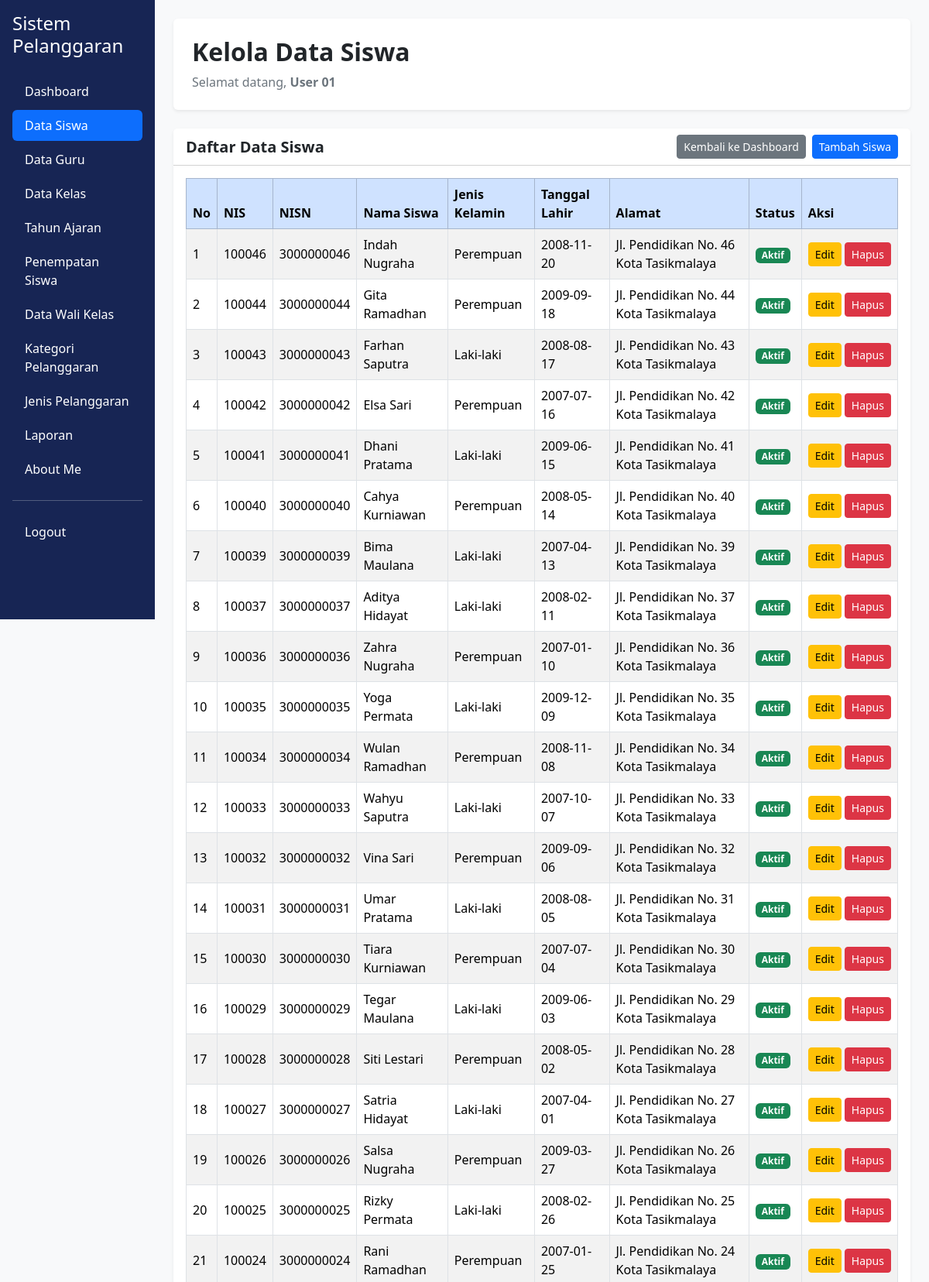
The page /data_siswa.php (signed in, upper part) on the database its author committed.
### tables this page shows
CREATE TABLE `t_siswa` (
  `id` int(11) NOT NULL,
  `nis` varchar(30) NOT NULL,
  `nisn` varchar(20) NOT NULL,
  `nama` varchar(150) NOT NULL,
  `jenis_kelamin` char(1) NOT NULL,
  `tanggal_lahir` date NOT NULL,
  `alamat` text NOT NULL,
  `status_aktif` tinyint(1) NOT NULL,
  `created_at` timestamp NOT NULL DEFAULT current_timestamp(),
  `updated_at` timestamp NULL DEFAULT current_timestamp()
);

### data_siswa.php (the view, shortened to what this page needs)
<?php
include 'config/koneksi.php';
$name = $_SESSION['name'];
$query = mysqli_query(
    $koneksi,
    "SELECT * FROM t_siswa
     WHERE status_aktif = 1
     ORDER BY id DESC"
);
?>
<!DOCTYPE html>
<html lang="id">
<head>
    <link href="https://cdn.jsdelivr.net/npm/bootstrap@5.3.8/dist/css/bootstrap.min.css"
          rel="stylesheet">
    <link rel="stylesheet" href="https://cdn.datatables.net/3.1.4/css/dataTables.dataTables.min.css">
</head>
<body class="bg-light">
<div class="container-fluid">
    <div class="row">
        <div class="col-md-3 col-lg-2 position-fixed top-0 start-0 vh-100 p-3 overflow-auto"
             style="background-color: #172554;">
            <h4 class="text-white mb-4">Sistem Pelanggaran</h4>
            <ul class="nav nav-pills flex-column gap-1">
                <li class="nav-item">
                    <a href="dashboard.php" class="nav-link text-white">
                        Dashboard
                    </a>
                </li>
                <li class="nav-item">
                    <a href="data_siswa.php" class="nav-link active">
                        Data Siswa
                    </a>
                </li>
                <li class="nav-item">
                    <a href="data_guru.php" class="nav-link text-white">
                        Data Guru
                    </a>
                </li>
                <li class="nav-item">
                    <a href="data_kelas.php" class="nav-link text-white">
                        Data Kelas
                    </a>
                </li>
                <li class="nav-item">
                    <a href="data_tahun_ajaran.php" class="nav-link text-white">
                        Tahun Ajaran
                    </a>
                </li>
                <li class="nav-item">
                    <a href="data_penempatan_siswa.php" class="nav-link text-white">
                        Penempatan Siswa
                    </a>
                </li>
                <li class="nav-item">
                    <a href="data_wali_kelas.php" class="nav-link text-white">
                        Data Wali Kelas
                    </a>
                </li>
                <li class="nav-item">
                    <a href="data_kategori_pelanggaran.php" class="nav-link text-white">
                        Kategori Pelanggaran
                    </a>
                </li>
                <li class="nav-item">
                    <a href="data_jenis_pelanggaran.php" class="nav-link text-white">
                        Jenis Pelanggaran
                    </a>
                </li>
                <li class="nav-item">
                    <a href="laporan.php" class="nav-link text-white">
                        Laporan
                    </a>
                </li>
                <li class="nav-item">
                    <a href="about_me.php" class="nav-link text-white">
                        About Me
                    </a>
                </li>
                <hr class="border-white">
                <li class="nav-item">
                    <a href="logout.php" class="nav-link text-white">
                        Logout
                    </a>
                </li>
            </ul>
        </div>
        <main class="col-md-9 col-lg-10 offset-md-3 offset-lg-2 p-4">
            <div class="bg-white rounded shadow-sm p-4 mb-4">
                <h2 class="fw-bold">Kelola Data Siswa</h2>
                <p class="text-secondary mb-0">
                    Selamat datang,
                    <b><?= htmlspecialchars($name); ?></b>
                </p>
            </div>
            <div class="card shadow-sm border-0">
                <div class="card-header bg-white">
                    <div class="d-flex justify-content-between align-items-center flex-wrap gap-2">
                        <h5 class="mb-0 fw-bold">Daftar Data Siswa</h5>
                        <div class="d-flex gap-2">
                            <a href="dashboard.php" class="btn btn-secondary btn-sm">
                                Kembali ke Dashboard
                            </a>
                            <a href="tambah_siswa.php" class="btn btn-primary btn-sm">
                                Tambah Siswa
                            </a>
                        </div>
                    </div>
                </div>
                <div class="card-body">
                    <div class="table-responsive">
                        <table id="tabelSiswa" class="table table-bordered table-striped table-hover align-middle">
                            <thead class="table-primary">
                                <tr>
                                    <th>No</th>
                                    <th>NIS</th>
                                    <th>NISN</th>
                                    <th>Nama Siswa</th>
                                    <th>Jenis Kelamin</th>
                                    <th>Tanggal Lahir</th>
                                    <th>Alamat</th>
                                    <th>Status</th>
                                    <th>Aksi</th>
                                </tr>
                            </thead>
                            <tbody>
                                <?php
                                $no = 1;
                                if ($query && mysqli_num_rows($query) > 0) {
                                    while ($data = mysqli_fetch_assoc($query)) {
                                ?>
                                <tr>
                                    <td><?= $no++; ?></td>
                                    <td>
                                        <?= htmlspecialchars($data['nis'] ?? '-'); ?>
                                    </td>
                                    <td>
                                        <?= htmlspecialchars($data['nisn'] ?? '-'); ?>
                                    </td>
                                    <td>
                                        <?= htmlspecialchars($data['nama'] ?? '-'); ?>
                                    </td>
                                    <td>
                                        <?php
                                        if (($data['jenis_kelamin'] ?? '') == 'L') {
                                            echo 'Laki-laki';
                                        } elseif (($data['jenis_kelamin'] ?? '') == 'P') {
                                            echo 'Perempuan';
                                        } else {
                                            echo htmlspecialchars($data['jenis_kelamin'] ?? '-');
                                        }
                                        ?>
                                    </td>
                                    <td>
                                        <?= htmlspecialchars($data['tanggal_lahir'] ?? '-'); ?>
                                    </td>
                                    <td>
                                        <?= htmlspecialchars($data['alamat'] ?? '-'); ?>
                                    </td>
                                    <td>
                                        <?php if (($data['status_aktif'] ?? 0) == 1) { ?>
                                            <span class="badge bg-success">Aktif</span>
                                        <?php } else { ?>
                                            <span class="badge bg-secondary">Tidak Aktif</span>
                                        <?php } ?>
                                    </td>
                                    <td>
                                        <div class="d-flex gap-1">
                                            <a href="edit_siswa.php?id=<?= urlencode($data['id']); ?>"
                                               class="btn btn-warning btn-sm">
                                                Edit
                                            </a>
                                            <a href="hapus_siswa.php?id=<?= urlencode($data['id']); ?>"
                                               class="btn btn-danger btn-sm"
                                               onclick="return confirm('Yakin ingin menghapus data siswa ini?')">
                                                Hapus
                                            </a>
                                        </div>
                                    </td>
                                </tr>
                                <?php
                                    }
                                } ?>
                            </tbody>
                        </table>
                    </div>
                </div>
            </div>
        </main>
    </div>
</div>
</body>
</html>

### rows shown on the page
t_siswa: nis "100046", nisn "3000000046", nama "Indah Nugraha", jenis_kelamin "Perempuan", tanggal_lahir "2008-11-20", alamat "Jl. Pendidikan No. 46 Kota Tasikmalaya", status_aktif "Aktif"
t_siswa: nis "100044", nisn "3000000044", nama "Gita Ramadhan", jenis_kelamin "Perempuan", tanggal_lahir "2009-09-18", alamat "Jl. Pendidikan No. 44 Kota Tasikmalaya", status_aktif "Aktif"
t_siswa: nis "100043", nisn "3000000043", nama "Farhan Saputra", jenis_kelamin "Laki-laki", tanggal_lahir "2008-08-17", alamat "Jl. Pendidikan No. 43 Kota Tasikmalaya", status_aktif "Aktif"
t_siswa: nis "100042", nisn "3000000042", nama "Elsa Sari", jenis_kelamin "Perempuan", tanggal_lahir "2007-07-16", alamat "Jl. Pendidikan No. 42 Kota Tasikmalaya", status_aktif "Aktif"
t_siswa: nis "100041", nisn "3000000041", nama "Dhani Pratama", jenis_kelamin "Laki-laki", tanggal_lahir "2009-06-15", alamat "Jl. Pendidikan No. 41 Kota Tasikmalaya", status_aktif "Aktif"
t_siswa: nis "100040", nisn "3000000040", nama "Cahya Kurniawan", jenis_kelamin "Perempuan", tanggal_lahir "2008-05-14", alamat "Jl. Pendidikan No. 40 Kota Tasikmalaya", status_aktif "Aktif"
t_siswa: nis "100039", nisn "3000000039", nama "Bima Maulana", jenis_kelamin "Laki-laki", tanggal_lahir "2007-04-13", alamat "Jl. Pendidikan No. 39 Kota Tasikmalaya", status_aktif "Aktif"
t_siswa: nis "100037", nisn "3000000037", nama "Aditya Hidayat", jenis_kelamin "Laki-laki", tanggal_lahir "2008-02-11", alamat "Jl. Pendidikan No. 37 Kota Tasikmalaya", status_aktif "Aktif"
t_siswa: nis "100036", nisn "3000000036", nama "Zahra Nugraha", jenis_kelamin "Perempuan", tanggal_lahir "2007-01-10", alamat "Jl. Pendidikan No. 36 Kota Tasikmalaya", status_aktif "Aktif"
t_siswa: nis "100035", nisn "3000000035", nama "Yoga Permata", jenis_kelamin "Laki-laki", tanggal_lahir "2009-12-09", alamat "Jl. Pendidikan No. 35 Kota Tasikmalaya", status_aktif "Aktif"
t_siswa: nis "100034", nisn "3000000034", nama "Wulan Ramadhan", jenis_kelamin "Perempuan", tanggal_lahir "2008-11-08", alamat "Jl. Pendidikan No. 34 Kota Tasikmalaya", status_aktif "Aktif"
t_siswa: nis "100033", nisn "3000000033", nama "Wahyu Saputra", jenis_kelamin "Laki-laki", tanggal_lahir "2007-10-07", alamat "Jl. Pendidikan No. 33 Kota Tasikmalaya", status_aktif "Aktif"
t_siswa: nis "100032", nisn "3000000032", nama "Vina Sari", jenis_kelamin "Perempuan", tanggal_lahir "2009-09-06", alamat "Jl. Pendidikan No. 32 Kota Tasikmalaya", status_aktif "Aktif"
t_siswa: nis "100031", nisn "3000000031", nama "Umar Pratama", jenis_kelamin "Laki-laki", tanggal_lahir "2008-08-05", alamat "Jl. Pendidikan No. 31 Kota Tasikmalaya", status_aktif "Aktif"
t_siswa: nis "100030", nisn "3000000030", nama "Tiara Kurniawan", jenis_kelamin "Perempuan", tanggal_lahir "2007-07-04", alamat "Jl. Pendidikan No. 30 Kota Tasikmalaya", status_aktif "Aktif"
t_siswa: nis "100029", nisn "3000000029", nama "Tegar Maulana", jenis_kelamin "Laki-laki", tanggal_lahir "2009-06-03", alamat "Jl. Pendidikan No. 29 Kota Tasikmalaya", status_aktif "Aktif"
t_siswa: nis "100028", nisn "3000000028", nama "Siti Lestari", jenis_kelamin "Perempuan", tanggal_lahir "2008-05-02", alamat "Jl. Pendidikan No. 28 Kota Tasikmalaya", status_aktif "Aktif"
t_siswa: nis "100027", nisn "3000000027", nama "Satria Hidayat", jenis_kelamin "Laki-laki", tanggal_lahir "2007-04-01", alamat "Jl. Pendidikan No. 27 Kota Tasikmalaya", status_aktif "Aktif"
t_siswa: nis "100026", nisn "3000000026", nama "Salsa Nugraha", jenis_kelamin "Perempuan", tanggal_lahir "2009-03-27", alamat "Jl. Pendidikan No. 26 Kota Tasikmalaya", status_aktif "Aktif"
t_siswa: nis "100025", nisn "3000000025", nama "Rizky Permata", jenis_kelamin "Laki-laki", tanggal_lahir "2008-02-26", alamat "Jl. Pendidikan No. 25 Kota Tasikmalaya", status_aktif "Aktif"
t_siswa: nis "100024", nisn "3000000024", nama "Rani Ramadhan", jenis_kelamin "Perempuan", tanggal_lahir "2007-01-25", alamat "Jl. Pendidikan No. 24 Kota Tasikmalaya", status_aktif "Aktif"

### other values the page prints
$name "User 01"
